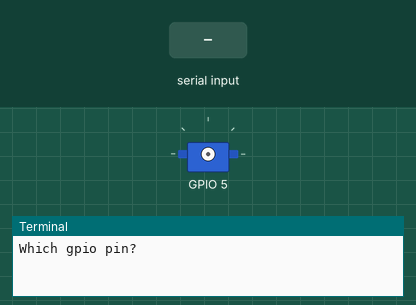
Recording of a program running on a simulated Raspberry Pi (BCM pin numbers). On the bench: servo, the last lines printed to the terminal. The inputs (shaded band) are chosen by the test bench. Servo angles are drawn from the pulse width (0.5 ms = 0°, 2.5 ms = 180°).

Above: at 1.2 s.
1.3 s: "5" typed at the terminal
At 3.1 s:
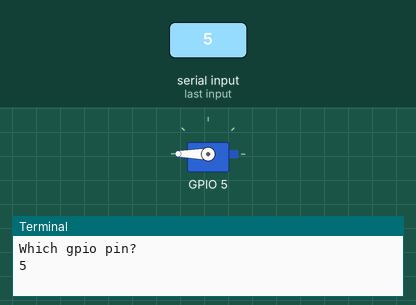
Timing chart, 0 to 10.3 s (numbered marks = the images above; inputs shaded):
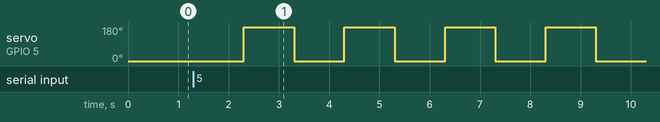

Measured:
- after the input at 1.3 s, servo on GPIO 5: alternates 180° for 1.0 s and 0° for 1.0 s, starting after 1.0 s

The program:

servo_sg90_basic.py
```python
"""
Web : http://abyz.co.uk/rpi/pigpio/python.html
Usage : sudo pigpiod
        python servo_sg90_basic.py
"""
import pigpio
from time import sleep
from sys import exit
import signal

try:
	gpio_pin_num = int(raw_input("Which gpio pin?"))
except ValueError:
	print "Oops! That was no valid number. Try again.."
	exit()

pi = pigpio.pi()
pi.set_servo_pulsewidth(gpio_pin_num, 0)

try:
	while True:
		pi.set_servo_pulsewidth(gpio_pin_num, 500)
		sleep(1)
		pi.set_servo_pulsewidth(gpio_pin_num, 2500)
		sleep(1)
except KeyboardInterrupt:
	pi.set_servo_pulsewidth(gpio_pin_num, 0)
	pi.stop()
finally:
	print("Handling Ctrl+C")
```
